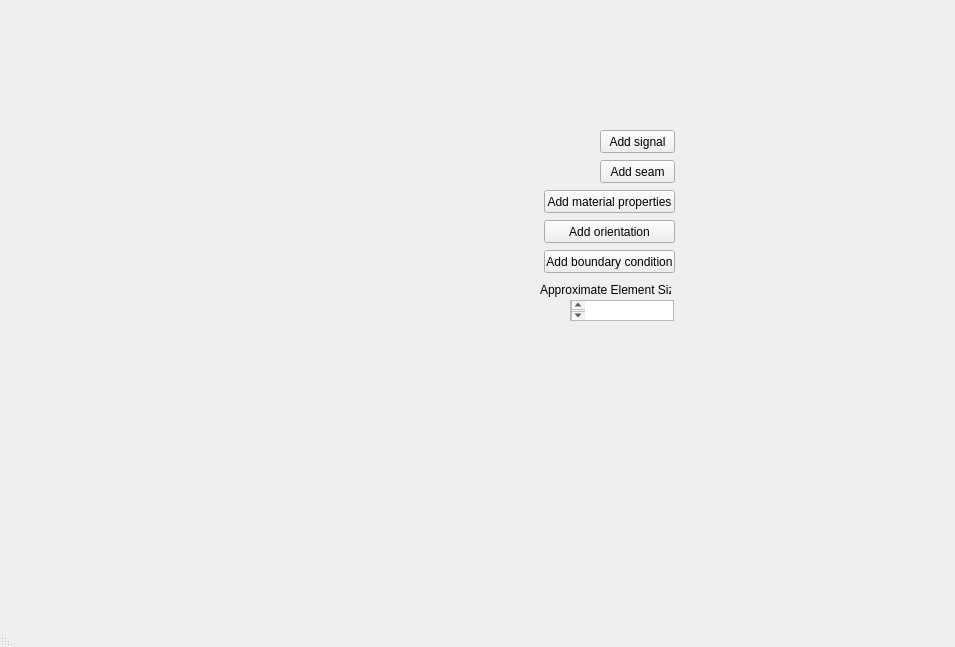
<?xml version="1.0" encoding="UTF-8"?>
<ui version="4.0">
 <class>MainWindow</class>
 <widget class="QMainWindow" name="MainWindow">
  <property name="geometry">
   <rect>
    <x>0</x>
    <y>0</y>
    <width>955</width>
    <height>647</height>
   </rect>
  </property>
  <property name="windowTitle">
   <string>MainWindow</string>
  </property>
  <property name="layoutDirection">
   <enum>Qt::RightToLeft</enum>
  </property>
  <widget class="QWidget" name="centralwidget">
   <widget class="QWidget" name="ImageWindow" native="true">
    <property name="geometry">
     <rect>
      <x>9</x>
      <y>9</y>
      <width>501</width>
      <height>451</height>
     </rect>
    </property>
    <property name="sizePolicy">
     <sizepolicy hsizetype="Expanding" vsizetype="Expanding">
      <horstretch>0</horstretch>
      <verstretch>0</verstretch>
     </sizepolicy>
    </property>
    <property name="maximumSize">
     <size>
      <width>16777215</width>
      <height>16777215</height>
     </size>
    </property>
    <layout class="QVBoxLayout" name="mplvl"/>
   </widget>
   <widget class="QPushButton" name="signalButton">
    <property name="geometry">
     <rect>
      <x>600</x>
      <y>130</y>
      <width>75</width>
      <height>23</height>
     </rect>
    </property>
    <property name="text">
     <string>Add signal</string>
    </property>
   </widget>
   <widget class="QPushButton" name="seamButton">
    <property name="geometry">
     <rect>
      <x>600</x>
      <y>160</y>
      <width>75</width>
      <height>23</height>
     </rect>
    </property>
    <property name="text">
     <string>Add seam</string>
    </property>
   </widget>
   <widget class="QPushButton" name="matPropButton">
    <property name="geometry">
     <rect>
      <x>544</x>
      <y>190</y>
      <width>131</width>
      <height>23</height>
     </rect>
    </property>
    <property name="text">
     <string>Add material properties</string>
    </property>
   </widget>
   <widget class="QPushButton" name="orientButton">
    <property name="geometry">
     <rect>
      <x>544</x>
      <y>220</y>
      <width>131</width>
      <height>23</height>
     </rect>
    </property>
    <property name="text">
     <string>Add orientation</string>
    </property>
   </widget>
   <widget class="QPushButton" name="BCButton">
    <property name="geometry">
     <rect>
      <x>544</x>
      <y>250</y>
      <width>131</width>
      <height>23</height>
     </rect>
    </property>
    <property name="text">
     <string>Add boundary condition</string>
    </property>
   </widget>
   <widget class="QTextEdit" name="ElementSize">
    <property name="geometry">
     <rect>
      <x>570</x>
      <y>300</y>
      <width>104</width>
      <height>21</height>
     </rect>
    </property>
    <property name="placeholderText">
     <string/>
    </property>
   </widget>
   <widget class="QLabel" name="label">
    <property name="geometry">
     <rect>
      <x>540</x>
      <y>280</y>
      <width>131</width>
      <height>20</height>
     </rect>
    </property>
    <property name="text">
     <string>Approximate Element Size</string>
    </property>
   </widget>
  </widget>
  <widget class="QMenuBar" name="menubar">
   <property name="geometry">
    <rect>
     <x>0</x>
     <y>0</y>
     <width>955</width>
     <height>21</height>
    </rect>
   </property>
  </widget>
  <widget class="QStatusBar" name="statusbar"/>
 </widget>
 <resources/>
 <connections/>
</ui>
